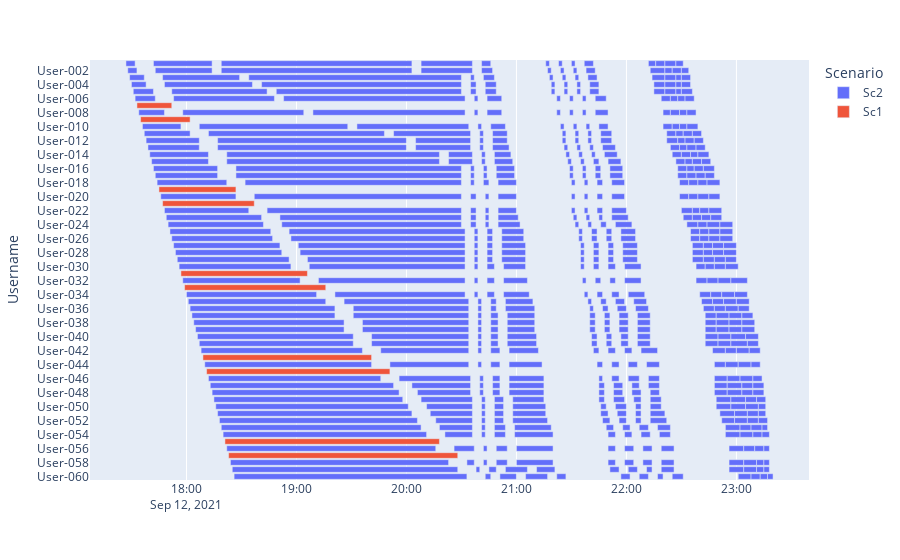

Notebook source saved alongside this figure:
### Code cell
#new
#fig = px.timeline(df_users, x_start="Start", x_end="Finish", y="Username")
fig = px.timeline(df_users, x_start="Start", x_end="Finish", y="Username", color="Scenario")
#fig.update_yaxes(autorange="reversed") # otherwise tasks are listed from the bottom up
fig.update_yaxes(categoryorder='category descending')
fig.show()

### Figure 1 — Plotly figure (JSON) as saved in the notebook; plotly's stock layout.template omitted (floating-point values rounded to 4 significant figures; data arrays with more than 128 entries replaced by an {"elided": "..."} marker saying what was removed)
{"data": [{"alignmentgroup": "True", "base": {"elided": "650 str values"}, "hovertemplate": "Scenario=Sc2<br>Start=%{base}<br>Finish=%{x}<br>Username=%{y}<extra></extra>", "legendgroup": "Sc2", "marker": {"color": "#636efa"}, "name": "Sc2", "offsetgroup": "Sc2", "orientation": "h", "showlegend": true, "textposition": "auto", "type": "bar", "x": {"elided": "650 int values"}, "xaxis": "x", "y": {"elided": "650 str values"}, "yaxis": "y"}, {"alignmentgroup": "True", "base": ["2021-09-12T17:32:58.629235", "2021-09-12T17:34:58.629235", "2021-09-12T17:44:58.629235", "2021-09-12T17:46:58.629235", "2021-09-12T17:56:58.629235", "2021-09-12T17:58:58.629235", "2021-09-12T18:08:58.629235", "2021-09-12T18:10:58.629235", "2021-09-12T18:20:58.629235", "2021-09-12T18:22:58.629235"], "hovertemplate": "Scenario=Sc1<br>Start=%{base}<br>Finish=%{x}<br>Username=%{y}<extra></extra>", "legendgroup": "Sc1", "marker": {"color": "#EF553B"}, "name": "Sc1", "offsetgroup": "Sc1", "orientation": "h", "showlegend": true, "textposition": "auto", "type": "bar", "x": [1140000, 1620000, 2520000, 3000000, 4140000, 4620000, 5520000, 6000000, 7020000, 7500000], "xaxis": "x", "y": ["User-007", "User-009", "User-019", "User-021", "User-031", "User-033", "User-043", "User-045", "User-055", "User-057"], "yaxis": "y"}], "layout": {"barmode": "overlay", "legend": {"title": {"text": "Scenario"}, "tracegroupgap": 0}, "margin": {"t": 60}, "xaxis": {"anchor": "y", "domain": [0, 1], "type": "date"}, "yaxis": {"anchor": "x", "categoryorder": "category descending", "domain": [0, 1], "title": {"text": "Username"}}}}
